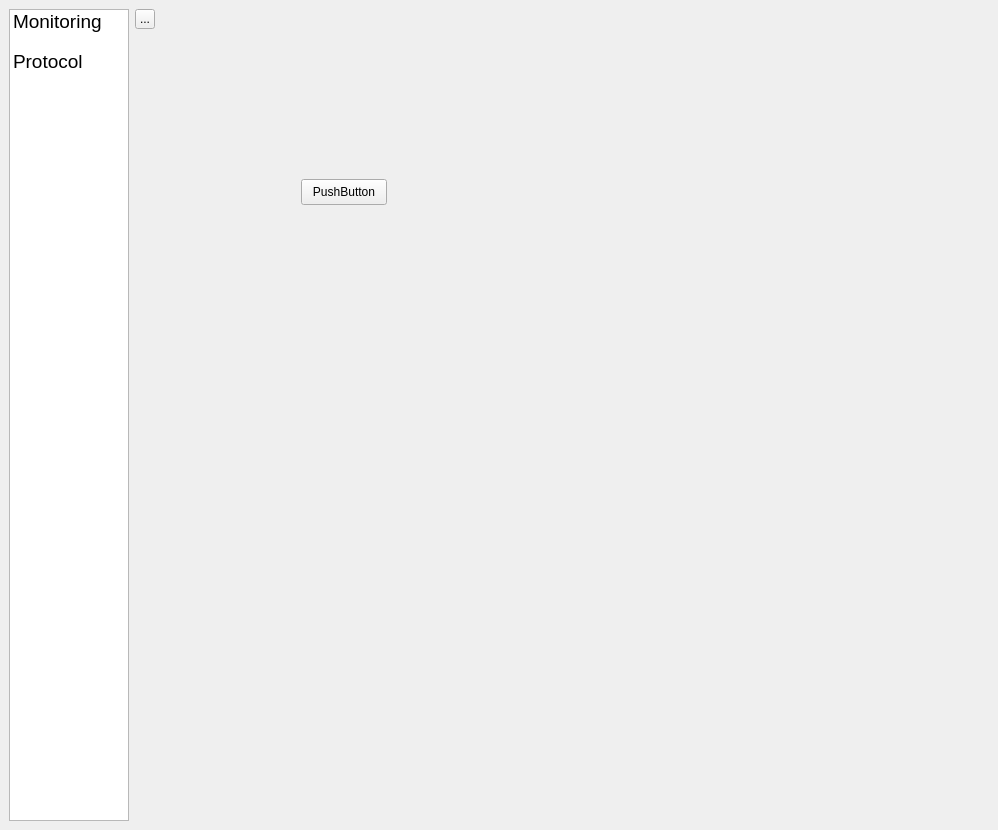
<?xml version="1.0" encoding="UTF-8"?>
<ui version="4.0">
 <class>MainWindow</class>
 <widget class="QMainWindow" name="MainWindow">
  <property name="geometry">
   <rect>
    <x>0</x>
    <y>0</y>
    <width>998</width>
    <height>830</height>
   </rect>
  </property>
  <property name="windowTitle">
   <string>Test</string>
  </property>
  <widget class="QWidget" name="centralwidget">
   <layout class="QVBoxLayout" name="verticalLayout">
    <item>
     <layout class="QHBoxLayout" name="horizontalLayout">
      <item>
       <widget class="QListWidget" name="MainMenu">
        <property name="sizePolicy">
         <sizepolicy hsizetype="Fixed" vsizetype="Expanding">
          <horstretch>0</horstretch>
          <verstretch>0</verstretch>
         </sizepolicy>
        </property>
        <property name="maximumSize">
         <size>
          <width>120</width>
          <height>16777215</height>
         </size>
        </property>
        <property name="autoScrollMargin">
         <number>16</number>
        </property>
        <property name="isWrapping" stdset="0">
         <bool>false</bool>
        </property>
        <property name="spacing">
         <number>5</number>
        </property>
        <property name="gridSize">
         <size>
          <width>0</width>
          <height>40</height>
         </size>
        </property>
        <property name="currentRow">
         <number>-1</number>
        </property>
        <item>
         <property name="text">
          <string>Monitoring</string>
         </property>
         <property name="font">
          <font>
           <pointsize>14</pointsize>
          </font>
         </property>
        </item>
        <item>
         <property name="text">
          <string>Protocol</string>
         </property>
         <property name="font">
          <font>
           <pointsize>14</pointsize>
          </font>
         </property>
        </item>
       </widget>
      </item>
      <item>
       <layout class="QVBoxLayout" name="verticalLayout_2">
        <property name="spacing">
         <number>6</number>
        </property>
        <property name="leftMargin">
         <number>0</number>
        </property>
        <item>
         <widget class="QToolButton" name="toolButtonVisibility">
          <property name="maximumSize">
           <size>
            <width>20</width>
            <height>20</height>
           </size>
          </property>
          <property name="text">
           <string>...</string>
          </property>
         </widget>
        </item>
        <item>
         <spacer name="verticalSpacer">
          <property name="orientation">
           <enum>Qt::Orientation::Vertical</enum>
          </property>
          <property name="sizeHint" stdset="0">
           <size>
            <width>20</width>
            <height>40</height>
           </size>
          </property>
         </spacer>
        </item>
       </layout>
      </item>
      <item>
       <widget class="QStackedWidget" name="stackedWidget">
        <widget class="QWidget" name="MonitoringPage">
         <widget class="QPushButton" name="pushButton">
          <property name="geometry">
           <rect>
            <x>140</x>
            <y>170</y>
            <width>86</width>
            <height>26</height>
           </rect>
          </property>
          <property name="text">
           <string>PushButton</string>
          </property>
         </widget>
        </widget>
        <widget class="QWidget" name="ProtocolPage">
         <widget class="QPushButton" name="pushButton_2">
          <property name="geometry">
           <rect>
            <x>70</x>
            <y>180</y>
            <width>86</width>
            <height>26</height>
           </rect>
          </property>
          <property name="text">
           <string>PushButton</string>
          </property>
         </widget>
        </widget>
       </widget>
      </item>
     </layout>
    </item>
   </layout>
  </widget>
 </widget>
 <resources/>
 <connections>
  <connection>
   <sender>MainMenu</sender>
   <signal>currentRowChanged(int)</signal>
   <receiver>stackedWidget</receiver>
   <slot>setCurrentIndex(int)</slot>
   <hints>
    <hint type="sourcelabel">
     <x>129</x>
     <y>379</y>
    </hint>
    <hint type="destinationlabel">
     <x>670</x>
     <y>412</y>
    </hint>
   </hints>
  </connection>
 </connections>
</ui>
